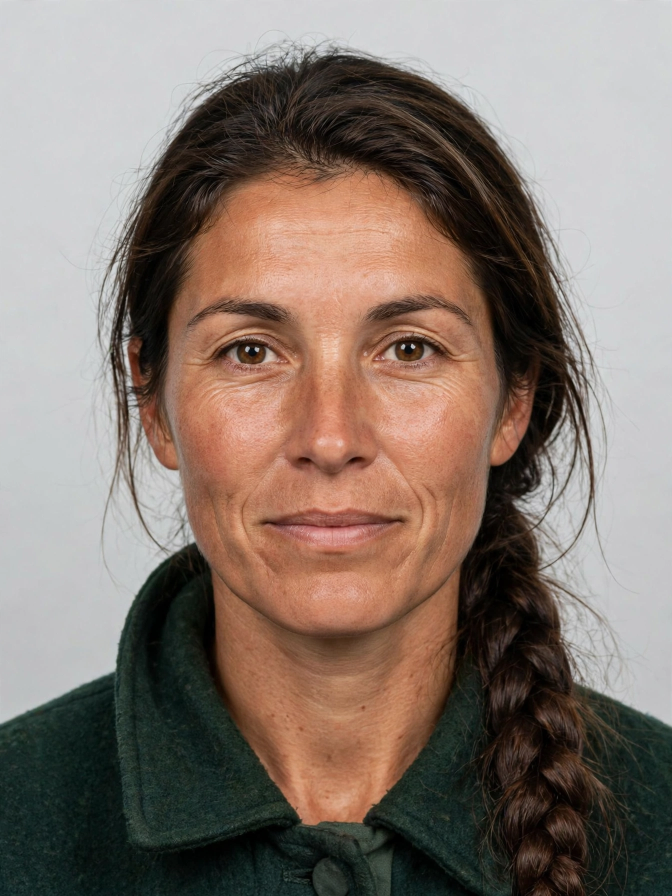
#> input picture media-generation-kestra-portrait-0-99686f80-ecf7-4b93-831b-3eb3e85bcd68.png, 1344 x 1792 px (shown at 1/2 size)
$ python build_spread.py
#> lines starting #> are read from the running program, lines starting #| are printed output that depends on the picture
#!/usr/bin/env python3
"""Build passport-01 spread with PIL: code-drawn typography, computed MRZ
check digits, date-consistent stamps. Output: entry.png (1024x724)."""
import math
from PIL import Image, ImageDraw, ImageFont

W, H = 1024, 724
PAPER = (244, 238, 220)
PAPER2 = (238, 231, 210)
NAVY = (31, 58, 95)
NAVY_LT = (58, 88, 130)
GOLD = (138, 109, 43)
GREY = (96, 96, 90)
INK = (34, 34, 32)
BLUE = (43, 76, 140)
RED = (163, 59, 46)
TEAL = (46, 110, 106)
PURPLE = (107, 74, 140)
GREEN = (62, 107, 52)

F_B = "/usr/share/fonts/truetype/dejavu/DejaVuSans-Bold.ttf"
F_R = "/usr/share/fonts/truetype/dejavu/DejaVuSans.ttf"
F_M = "/usr/share/fonts/truetype/dejavu/DejaVuSansMono-Bold.ttf"
F_SI = "/usr/share/fonts/truetype/liberation/LiberationSerif-Italic.ttf"

def font(path, size):
    return ImageFont.truetype(path, size)

# ---------- MRZ (ICAO 9303, weights 7-3-1) ----------
VALS = {c: i for i, c in enumerate("0123456789ABCDEFGHIJKLMNOPQRSTUVWXYZ<")}
def cd(s):
    w = (7, 3, 1)
    return str(sum(VALS[c] * w[i % 3] for i, c in enumerate(s)) % 10)

line1_body = "P<KESAUNE<<MAREN<SOLVEIG"
line1 = line1_body + "<" * (44 - len(line1_body))
doc = "KS0048217"
nat = "KES"
dob = "880614"
sex = "F"
exp = "340312"
filler = "<" * 15
line2_core = doc + cd(doc) + nat + dob + cd(dob) + sex + exp + cd(exp) + filler
line2 = line2_core + cd(line2_core)
assert len(line1) == 44 and len(line2) == 44, (len(line1), len(line2))
print("MRZ1:", line1)
print("MRZ2:", line2)

# ---------- canvas ----------
img = Image.new("RGB", (W, H), (24, 46, 58))  # dark cover edge
paper = Image.new("RGB", (W - 16, H - 16), PAPER)
img.paste(paper, (8, 8))
d = ImageDraw.Draw(img, "RGBA")
OX, OY = 8, 8  # paper origin

def ls_draw(draw, xy, text, fnt, fill, spacing=0):
    """Draw text with letter spacing; returns width."""
    x, y = xy
    for ch in text:
        draw.text((x, y), ch, font=fnt, fill=fill)
        x += draw.textlength(ch, font=fnt) + spacing
    return x

def center_ls(draw, cx, y, text, fnt, fill, spacing=0):
    w = sum(draw.textlength(c, font=fnt) + spacing for c in text) - spacing
    ls_draw(draw, (cx - w / 2, y), text, fnt, fill, spacing)
    return w

def field(draw, x, y, w, label, value, vsize=15):
    draw.text((x, y), label, font=font(F_R, 9), fill=GREY)
    draw.text((x, y + 11), value, font=font(F_B, vsize), fill=INK)
    draw.line([(x, y + 30), (x + w, y + 30)], fill=(190, 182, 160), width=1)

# ---------- guilloche: faint concentric arcs ----------
for cx, cy, r0 in ((120, 640, 60), (920, 90, 60), (512, 362, 200)):
    for r in range(r0, r0 + 220, 14):
        d.ellipse([OX + cx - r, OY + cy - r, OX + cx + r, OY + cy + r],
                  outline=(31, 58, 95, 14), width=1)

# centre gutter + page borders
d.line([(OX + 504, OY + 10), (OX + 504, OY + 694)], fill=(120, 110, 88), width=2)
d.rectangle([OX + 4, OY + 4, OX + 1003, OY + 699], outline=NAVY, width=2)

# ---------- emblem: circle + three peaks ----------
def emblem(cx, cy, r, color):
    d.ellipse([cx - r, cy - r, cx + r, cy + r], outline=color, width=3)
    d.ellipse([cx - r + 4, cy - r + 4, cx + r - 4, cy + r - 4], outline=color, width=1)
    pts = [(cx - r + 7, cy + 8), (cx - 9, cy - 12), (cx - 1, cy + 2),
           (cx + 6, cy - 16), (cx + 13, cy + 2), (cx + r - 7, cy + 8)]
    d.line(pts, fill=color, width=2)
    d.line([(cx - r + 7, cy + 12), (cx + r - 7, cy + 12)], fill=color, width=2)

# ================= LEFT PAGE (x 12..504) =================
LX = OX + 14
emblem(LX + 30, OY + 44, 26, NAVY)
d.text((LX + 68, OY + 22), "THE HIGH REPUBLIC OF KESTRA", font=font(F_B, 24), fill=NAVY)
center_ls(d, LX + 68 + 190, OY + 52, "RÉPUBLIQUE DE KESTRA", font(F_R, 10), GOLD, spacing=3)
d.line([(LX, OY + 78), (LX + 476, OY + 78)], fill=NAVY, width=2)
center_ls(d, LX + 238, OY + 90, "PASSPORT  /  PASSEPORT", font(F_B, 13), NAVY, spacing=2)

# portrait
portrait = Image.open("media-generation-kestra-portrait-0-99686f80-ecf7-4b93-831b-3eb3e85bcd68.png").convert("RGB")
#> portrait is the input picture: PIL image 1344x1792 RGB; mean R, G, B 133.2, 118.5, 109.2
pw, ph = portrait.size
#> pw = 1344; ph = 1792
# head-and-shoulders crop: centre horizontally, top 2% to 62%
crop = portrait.crop((int(pw * 0.16), int(ph * 0.01), int(pw * 0.84), int(ph * 0.60)))
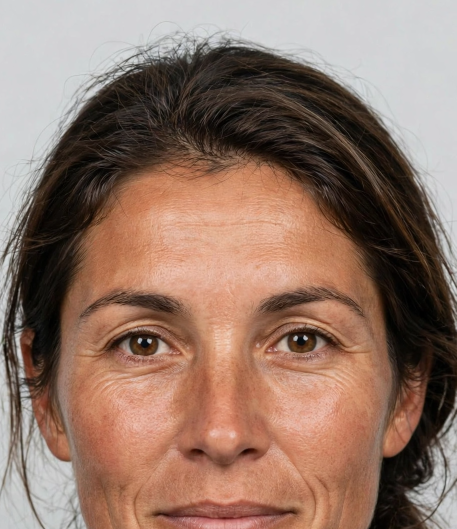
#> crop: PIL image 913x1058 RGB (shown at 1/2 size); mean R, G, B 145.4, 117.3, 103.3
crop = crop.resize((148, 186), Image.LANCZOS)
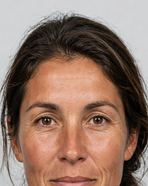
#> crop: PIL image 148x186 RGB; mean R, G, B 145.4, 117.3, 103.3
img.paste(crop, (LX + 22, OY + 122))
d.rectangle([LX + 22, OY + 122, LX + 170, OY + 308], outline=NAVY, width=2)
# round seal overlapping photo corner
sx, sy, sr = LX + 140, OY + 278, 22
seal = Image.new("RGBA", (sr * 2 + 8, sr * 2 + 8), (0, 0, 0, 0))
#> seal: PIL image 52x52 RGBA; every value is 0
sd = ImageDraw.Draw(seal)
sd.ellipse([4, 4, sr * 2 + 4, sr * 2 + 4], outline=BLUE + (230,), width=2)
sd.ellipse([10, 10, sr * 2 - 2, sr * 2 - 2], outline=BLUE + (230,), width=1)
sd.text((sr + 4 - 26, sr - 14), "PASSGATE", font=font(F_B, 9), fill=BLUE + (230,))
sd.text((sr + 4 - 24, sr - 1), "12 MAR 2024", font=font(F_B, 8), fill=BLUE + (230,))
seal = seal.rotate(12, expand=True, resample=Image.BICUBIC)
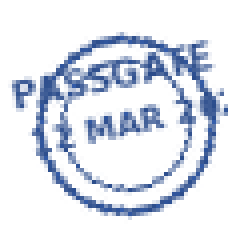
#> seal: PIL image 62x62 RGBA (shown 4 times larger); mean R, G, B, A 10.8, 20.2, 39.3, 37.7; transparent parts drawn white
img.paste(seal, (sx - sr - 4, sy - sr - 4), seal)

# signature under photo
d.text((LX + 22, OY + 316), "Maren Solveig Aune", font=font(F_SI, 17), fill=INK)
d.line([(LX + 22, OY + 338), (LX + 170, OY + 338)], fill=INK, width=1)
d.text((LX + 22, OY + 342), "HOLDER'S SIGNATURE", font=font(F_R, 8), fill=GREY)

# fields right of photo
fx, fw = LX + 190, 286
rows = [
    ("SURNAME", "AUNE"),
    ("GIVEN NAMES", "MAREN SOLVEIG"),
    ("NATIONALITY", "KESTRAN"),
    ("DATE OF BIRTH", "14 JUN 1988"),
    ("SEX", "F"),
    ("PLACE OF BIRTH", "PASSGATE"),
]
y = OY + 122
for label, value in rows:
    field(d, fx, y, fw, label, value)
    y += 33
#> after the loop, y = 328

# lower fields, two columns
y0 = OY + 356
field(d, LX + 22, y0, 210, "DATE OF ISSUE", "12 MAR 2024")
field(d, LX + 266, y0, 210, "OCCUPATION", "MOUNTAIN GUIDE")
field(d, LX + 22, y0 + 40, 210, "DATE OF EXPIRY", "12 MAR 2034")
field(d, LX + 266, y0 + 40, 210, "HEIGHT", "172 cm")
field(d, LX + 22, y0 + 80, 210, "PASSPORT NO.", "KS 0048217")
field(d, LX + 266, y0 + 80, 210, "EYES", "BROWN")
field(d, LX + 22, y0 + 120, 454, "AUTHORITY", "PASSGATE PASS OFFICE")

# condition box
bx, by, bw, bh = LX + 22, OY + 512, 454, 78
d.rectangle([bx, by, bx + bw, by + bh], outline=TEAL, width=2)
d.text((bx + 10, by + 7), "CONDITION OF ISSUE", font=font(F_B, 10), fill=TEAL)
cond = ("This passport is valid only above 2,000 metres. The holder must report "
        "to a pass office within one day of every crossing, and may not travel "
        "by motor vehicle above the snow line.")
# manual wrap
words, lines, cur = cond.split(), [], ""
for w_ in words:
    t = (cur + " " + w_).strip()
    if d.textlength(t, font=font(F_R, 11)) <= bw - 20:
        cur = t
    else:
        lines.append(cur)
        cur = w_
#> after the loop, lines = 2 items
lines.append(cur)
yy = by + 24
for ln in lines:
    d.text((bx + 10, yy), ln, font=font(F_R, 11), fill=INK)
    yy += 15
#> this loop made 3 passes
#> yy on passes 1 to 2: 559, 574
#> (ln, yy) on pass 3: ('vehicle above the snow line.', 589)
#> after the loop, yy = 589

# MRZ
d.rectangle([LX + 22, OY + 606, LX + 476, OY + 652], fill=PAPER2)
d.text((LX + 30, OY + 610), line1, font=font(F_M, 13), fill=INK)
d.text((LX + 30, OY + 630), line2, font=font(F_M, 13), fill=INK)
d.text((LX + 22, OY + 668), "2", font=font(F_R, 10), fill=GREY)
d.text((LX + 22, OY + 682), "This passport remains the property of the High Republic of Kestra.",
       font=font(F_SI, 9), fill=GREY)

# ================= RIGHT PAGE (x 524..1008) =================
RX = OX + 516
d.text((RX + 12, OY + 22), "VISAS / VISAS — ENTRIES & DEPARTURES", font=font(F_B, 15), fill=NAVY)
d.line([(RX + 12, OY + 48), (RX + 472, OY + 48)], fill=NAVY, width=2)
d.text((RX + 452, OY + 22), "3", font=font(F_R, 10), fill=GREY)

# visitor visa box
vx, vy, vw, vh = RX + 12, OY + 62, 460, 62
d.rectangle([vx, vy, vx + vw, vy + vh], outline=BLUE, width=2)
d.text((vx + 12, vy + 7), "FREE CITY OF ORRE", font=font(F_B, 13), fill=BLUE)
d.text((vx + 12, vy + 26), "VISITOR VISA — SINGLE ENTRY · 30 DAYS", font=font(F_B, 11), fill=INK)
d.text((vx + 12, vy + 44), "ISSUED AT PASSGATE — 02 SEP 2025 · VISA NO. OR-22140",
       font=font(F_R, 10), fill=GREY)

def stamp(x, y, w, h, color, lines, rot):
    layer = Image.new("RGBA", (w + 30, h + 30), (0, 0, 0, 0))
    sd = ImageDraw.Draw(layer)
    sd.rounded_rectangle([15, 15, 15 + w, 15 + h], radius=8, outline=color + (235,), width=2)
    yy = 15 + 8
    for txt, fnt, fill in lines:
        tw = sd.textlength(txt, font=fnt)
        sd.text((15 + (w - tw) / 2, yy), txt, font=fnt, fill=fill + (235,))
        yy += fnt.size + 3
    layer = layer.rotate(rot, expand=True, resample=Image.BICUBIC)
    img.paste(layer, (x - 15, y - 15), layer)

def stamp_lines(country, kind, place, date):
    return [
        (country, font(F_B, 13), None),
        (kind, font(F_R, 10), None),
        (place, font(F_R, 10), None),
        (date, font(F_B, 12), None),
    ]

# stamp grid: 2 cols x 3 rows
sw, sh = 222, 74
grid = [
    ("VALDORIA", "ARRIVAL", "KESTREL PASS · 2,847 M", "18 APR 2024", BLUE, -1.5),
    ("VALDORIA", "DEPARTURE", "KESTREL PASS · 2,847 M", "02 MAY 2024", BLUE, 1.2),
    ("ORRE", "ARRIVAL", "WOLF GATE · 2,310 M", "09 SEP 2025", RED, 1.5),
    ("ORRE", "DEPARTURE", "WOLF GATE · 2,310 M", "23 SEP 2025", RED, -1.0),
    ("MERK", "ARRIVAL", "THE OLD ROAD · 1,985 M", "27 JAN 2026", TEAL, -1.2),
    ("MERK", "DEPARTURE", "THE OLD ROAD · 1,985 M", "05 FEB 2026", TEAL, 1.5),
]
gy = OY + 140
for i, (c, k, p, dt, col, rot) in enumerate(grid):
    cx = RX + 12 + (i % 2) * (sw + 16)
    cy = gy + (i // 2) * (sh + 14)
    stamp(cx, cy, sw, sh, col,
          [(t, f, col) for (t, f, _) in stamp_lines(c, k, p, dt)], rot)

# pass permit stamp (purple, diagonal)
py = gy + 3 * (sh + 14) + 8
stamp(RX + 30, py, 300, 66, PURPLE,
      [("PASS PERMIT", font(F_B, 15), PURPLE),
       ("KESTREL PASS — ON FOOT ONLY", font(F_B, 11), PURPLE),
       ("VALID 48 HOURS FROM STAMP · 18 APR 2024", font(F_R, 10), PURPLE)], -3)
#> in stamp (call 7), `layer = Image.new("RGBA", (w + 30, h + 30), (0, 0, 0, 0))`: layer: PIL image 330x96 RGBA; every value is 0
#> the loop in stamp (call 7), `for txt, fnt, fill in lines:` made 3 passes
#> tw on passes 1 to 3: 110.9, 199.6, 226.9
#> after the loop in stamp (call 7), `for txt, fnt, fill in lines:`: yy = 68
#> in stamp (call 7), `layer = layer.rotate(rot, expand=True, resample=Image.BICUBIC)`:
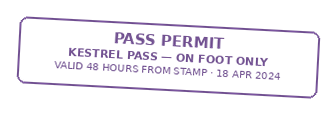
#> layer: PIL image 336x114 RGBA; mean R, G, B, A 14.9, 10, 19.7, 19.7; transparent parts drawn white
#> in stamp (call 7), `img.paste(layer, (x - 15, y - 15), layer)`:
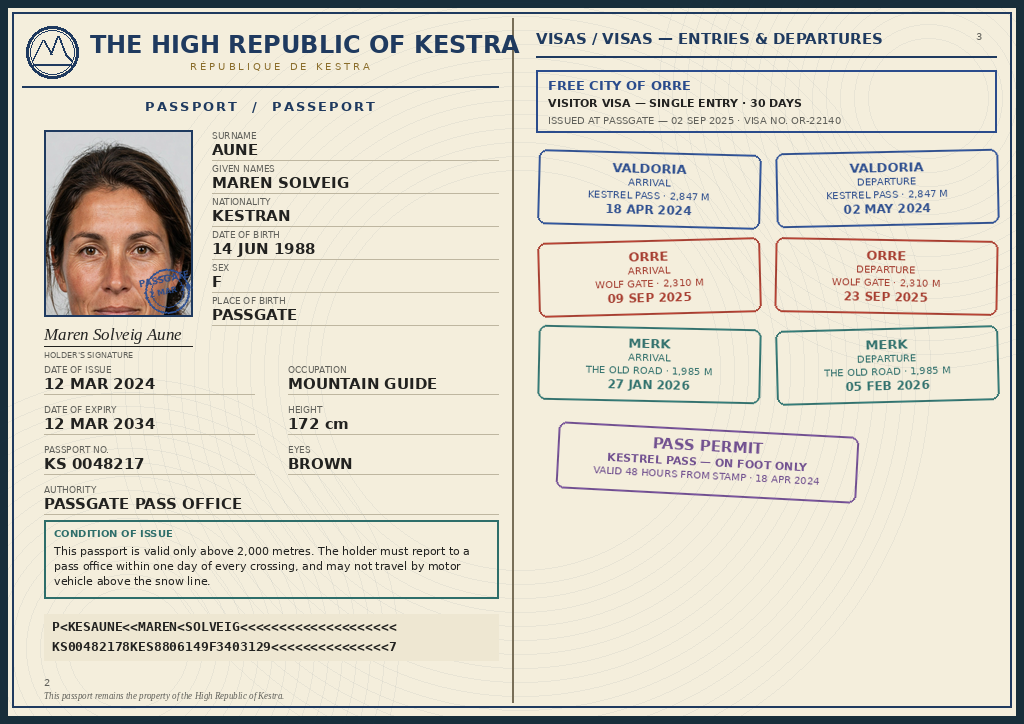
#> img: PIL image 1024x724 RGB; mean R, G, B 217.9, 213.4, 199.5
# fee stamp (green)
stamp(RX + 356, py + 6, 116, 56, GREEN,
      [("FEE PAID", font(F_B, 12), GREEN),
       ("12 KESTRELS", font(F_B, 10), GREEN),
       ("12 MAR 2024", font(F_R, 9), GREEN)], 2)
#> in stamp (call 8), `layer = Image.new("RGBA", (w + 30, h + 30), (0, 0, 0, 0))`: layer: PIL image 146x86 RGBA; every value is 0
#> the loop in stamp (call 8), `for txt, fnt, fill in lines:` made 3 passes
#> tw on passes 1 to 3: 60.2, 74.11, 60.2
#> after the loop in stamp (call 8), `for txt, fnt, fill in lines:`: yy = 63
#> in stamp (call 8), `layer = layer.rotate(rot, expand=True, resample=Image.BICUBIC)`:
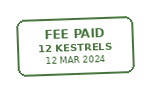
#> layer: PIL image 150x92 RGBA; mean R, G, B, A 9.2, 16.6, 7.7, 21.9; transparent parts drawn white

# pass heights table
ty = py + 96
d.text((RX + 12, ty), "PASS HEIGHTS — THE THREE PASSES OF KESTRA", font=font(F_B, 10), fill=NAVY)
d.line([(RX + 12, ty + 18), (RX + 472, ty + 18)], fill=NAVY, width=1)
passes = [("KESTREL PASS", "2,847 m"), ("WOLF GATE", "2,310 m"), ("THE OLD ROAD", "1,985 m")]
yy = ty + 26
for name, ht in passes:
    d.text((RX + 12, yy), name, font=font(F_R, 11), fill=INK)
    tw = d.textlength(ht, font=font(F_B, 11))
    d.text((RX + 472 - tw, yy), ht, font=font(F_B, 11), fill=INK)
    dots_x = RX + 12 + d.textlength(name, font=font(F_R, 11)) + 8
    dots_end = RX + 472 - tw - 8
    x = dots_x
    while x < dots_end:
        d.point((x, yy + 8), fill=GREY)
        x += 4
    yy += 20
#> this loop made 3 passes
#> dots_x on passes 1 to 3: 623.5, 608.4, 628.3
#> after the loop, yy = 602
d.text((RX + 12, OY + 668), "This page remains the property of the Pass Office.",
       font=font(F_SI, 9), fill=GREY)

img.save("entry.png", optimize=True)
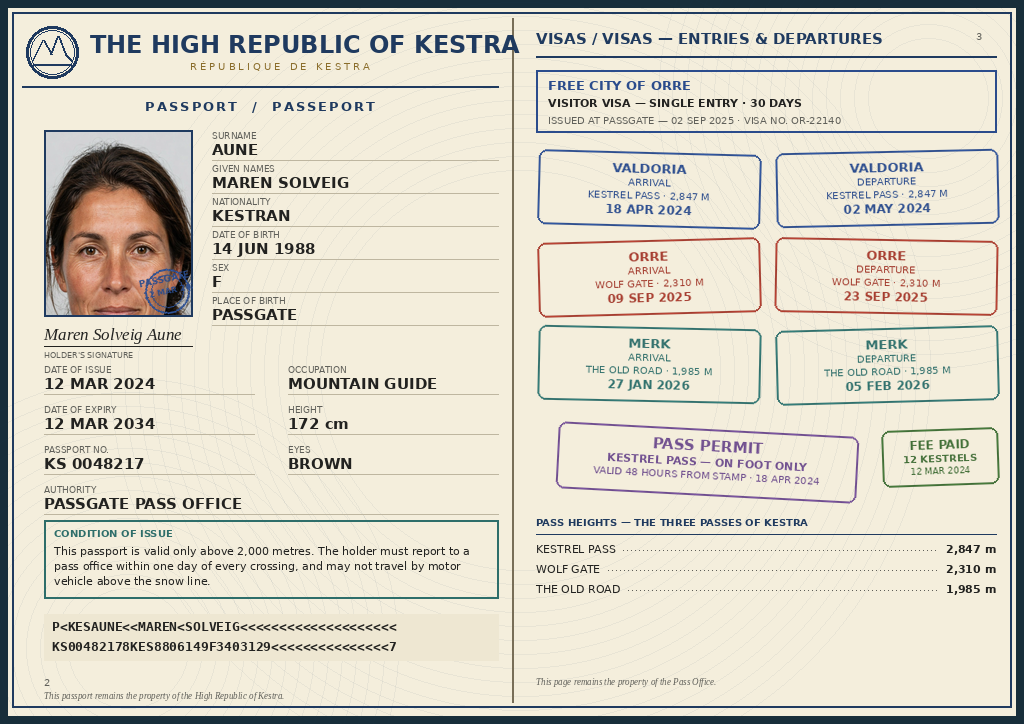
#> saved as entry.png: PIL image 1024x724 RGB; mean R, G, B 216.8, 212.5, 198.6
print("saved entry.png")
import os
print("bytes:", os.path.getsize("entry.png"))
